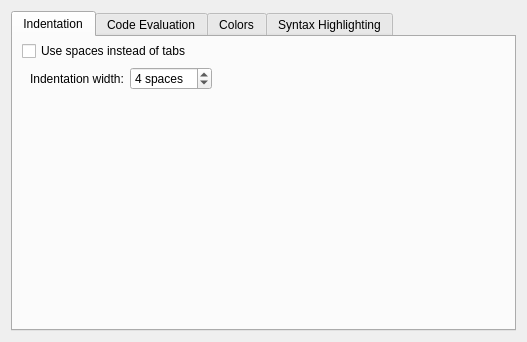
<?xml version="1.0" encoding="UTF-8"?>
<ui version="4.0">
 <class>EditorConfigPage</class>
 <widget class="QWidget" name="EditorConfigPage">
  <property name="geometry">
   <rect>
    <x>0</x>
    <y>0</y>
    <width>527</width>
    <height>342</height>
   </rect>
  </property>
  <property name="windowTitle">
   <string>Form</string>
  </property>
  <layout class="QVBoxLayout" name="verticalLayout">
   <item>
    <widget class="QTabWidget" name="tabWidget">
     <property name="currentIndex">
      <number>0</number>
     </property>
     <property name="documentMode">
      <bool>false</bool>
     </property>
     <widget class="QWidget" name="tab">
      <attribute name="title">
       <string>Indentation</string>
      </attribute>
      <layout class="QVBoxLayout" name="verticalLayout_3">
       <property name="topMargin">
        <number>4</number>
       </property>
       <item>
        <widget class="QCheckBox" name="spaceIndent">
         <property name="text">
          <string>Use spaces instead of tabs</string>
         </property>
        </widget>
       </item>
       <item>
        <layout class="QHBoxLayout" name="horizontalLayout">
         <item>
          <widget class="QLabel" name="label">
           <property name="text">
            <string>Indentation width:</string>
           </property>
           <property name="indent">
            <number>8</number>
           </property>
          </widget>
         </item>
         <item>
          <widget class="QSpinBox" name="indentWidth">
           <property name="specialValueText">
            <string/>
           </property>
           <property name="suffix">
            <string> spaces</string>
           </property>
           <property name="prefix">
            <string/>
           </property>
           <property name="minimum">
            <number>1</number>
           </property>
           <property name="value">
            <number>4</number>
           </property>
          </widget>
         </item>
         <item>
          <spacer name="horizontalSpacer">
           <property name="orientation">
            <enum>Qt::Horizontal</enum>
           </property>
           <property name="sizeHint" stdset="0">
            <size>
             <width>40</width>
             <height>20</height>
            </size>
           </property>
          </spacer>
         </item>
        </layout>
       </item>
       <item>
        <spacer name="verticalSpacer">
         <property name="orientation">
          <enum>Qt::Vertical</enum>
         </property>
         <property name="sizeHint" stdset="0">
          <size>
           <width>20</width>
           <height>40</height>
          </size>
         </property>
        </spacer>
       </item>
      </layout>
     </widget>
     <widget class="QWidget" name="tab_2">
      <attribute name="title">
       <string>Code Evaluation</string>
      </attribute>
      <layout class="QVBoxLayout" name="verticalLayout_4">
       <item>
        <widget class="QCheckBox" name="stepForwardEvaluation">
         <property name="text">
          <string>Step forward after evaluating a line</string>
         </property>
        </widget>
       </item>
       <item>
        <spacer name="verticalSpacer_2">
         <property name="orientation">
          <enum>Qt::Vertical</enum>
         </property>
         <property name="sizeHint" stdset="0">
          <size>
           <width>20</width>
           <height>40</height>
          </size>
         </property>
        </spacer>
       </item>
      </layout>
     </widget>
     <widget class="QWidget" name="tab_4">
      <attribute name="title">
       <string>Colors</string>
      </attribute>
      <layout class="QFormLayout" name="formLayout">
       <item row="0" column="0">
        <widget class="QLabel" name="label_2">
         <property name="text">
          <string>Background</string>
         </property>
        </widget>
       </item>
       <item row="1" column="0">
        <widget class="QLabel" name="label_4">
         <property name="text">
          <string>Normal Text</string>
         </property>
        </widget>
       </item>
       <item row="2" column="0">
        <widget class="QLabel" name="label_5">
         <property name="text">
          <string>Matching Brackets</string>
         </property>
        </widget>
       </item>
       <item row="0" column="1">
        <widget class="ScIDE::ColorWidget" name="bgColor"/>
       </item>
       <item row="1" column="1">
        <widget class="ScIDE::ColorWidget" name="textColor"/>
       </item>
       <item row="2" column="1">
        <widget class="ScIDE::ColorWidget" name="bracketColor"/>
       </item>
      </layout>
     </widget>
     <widget class="QWidget" name="tab_3">
      <attribute name="title">
       <string>Syntax Highlighting</string>
      </attribute>
      <layout class="QVBoxLayout" name="verticalLayout_2">
       <item>
        <widget class="ScIDE::TextFormatListWidget" name="textFormatList"/>
       </item>
      </layout>
     </widget>
    </widget>
   </item>
  </layout>
 </widget>
 <customwidgets>
  <customwidget>
   <class>ScIDE::TextFormatListWidget</class>
   <extends>QTreeView</extends>
   <header>text_format_list_widget.hpp</header>
  </customwidget>
  <customwidget>
   <class>ScIDE::ColorWidget</class>
   <extends>QLabel</extends>
   <header>color_widget.hpp</header>
  </customwidget>
 </customwidgets>
 <resources/>
 <connections/>
</ui>
